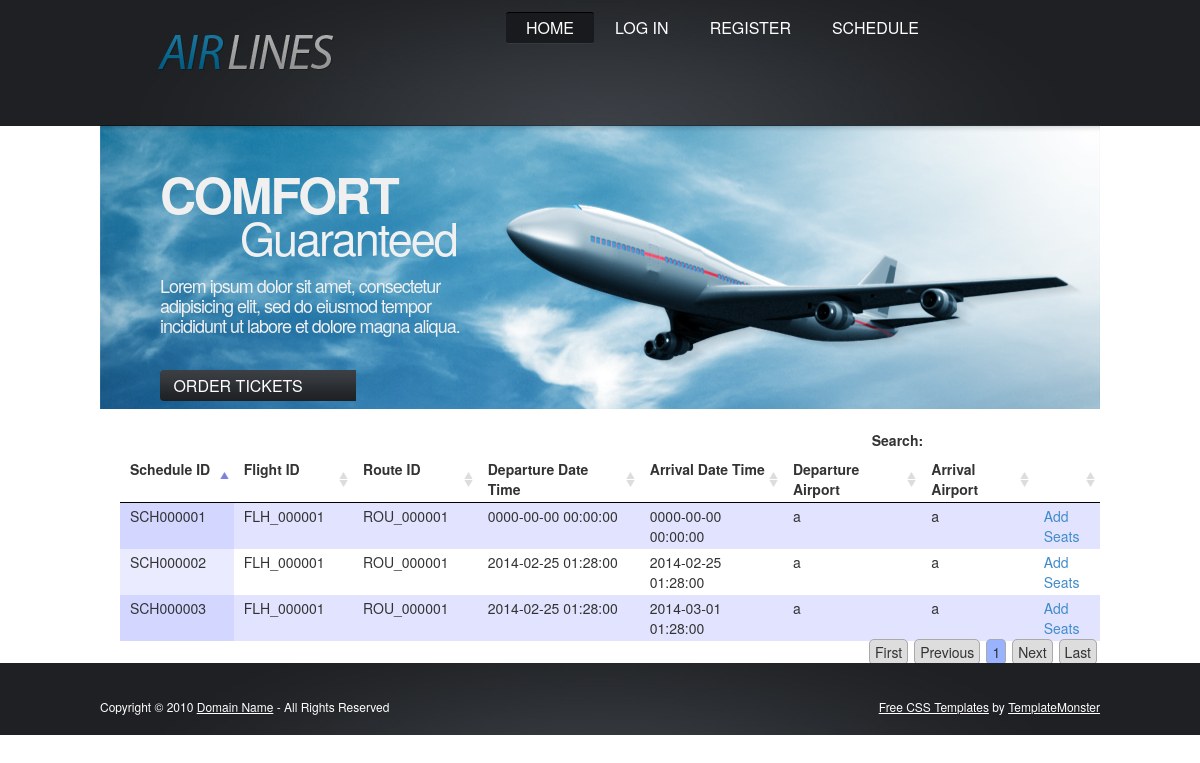
The page /schedules-display.php on the database as committed earlier.
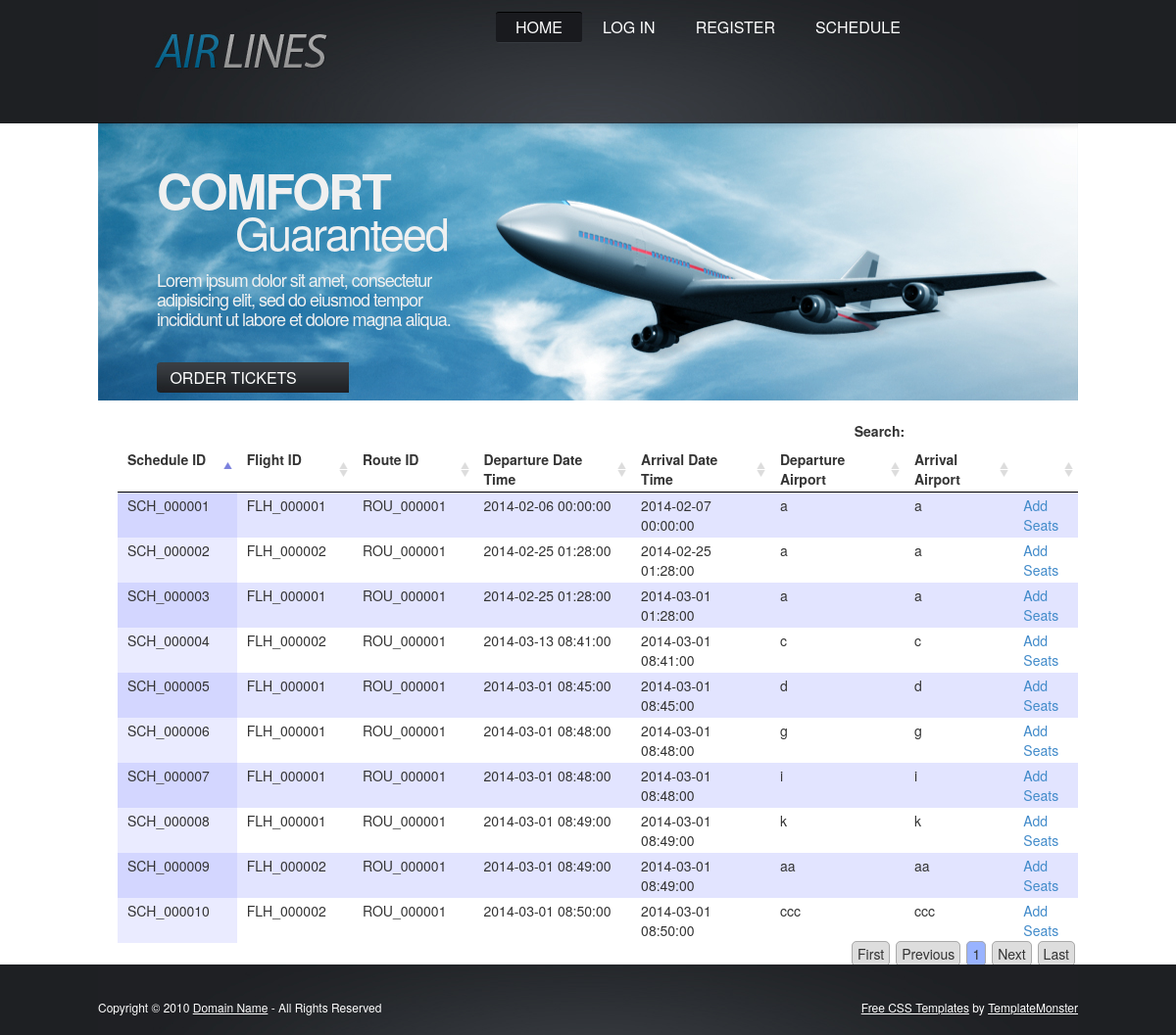
The same page on the database as committed later.
### tables this page shows
CREATE TABLE IF NOT EXISTS `schedules` (
  `schedule_id` varchar(15) NOT NULL,
  `flight_id` varchar(15) NOT NULL,
  `route_id` varchar(15) NOT NULL,
  `departure_datetime` datetime NOT NULL,
  `arrival_datetime` datetime NOT NULL,
  `departure_airport` varchar(50) NOT NULL,
  `arrival_airport` varchar(50) NOT NULL,
  `active` int(1) NOT NULL,
  `remark` varchar(255) NOT NULL,
  PRIMARY KEY (`schedule_id`)
);

### includes/includefiles.php (called while the page is built, shortened)
<?php
require_once("includes/loginFunction.php");
$objLogIn = new logIn;
$isLoggedIn = $objLogIn->isLoggedIn();
?>

### includes/loginFunction.php (called while the page is built, shortened)
<?php
class logIn {
    function isLoggedIn($role=null) {
        if (!isset($_SESSION['user']))
            return false;
        return true;
    }
}
?>

### schedules-display.php (the view, shortened to what this page needs)
<?php include('includes/includefiles.php'); ?>
<?php include('includes/header.php'); ?>
<link href="css/jquery.dataTables.css" rel="stylesheet" type="text/css" />
<div class="row">
    <div class="col-md-12">
        <table id="schedule-table">
            <thead>
            <th>Schedule ID</th>
            <th>Flight ID</th>
            <th>Route ID</th>
            <th>Departure Date Time</th>
            <th>Arrival Date Time</th>
            <th>Departure Airport</th>
            <th>Arrival Airport</th>
            <th></th>
            </thead>
            <tbody>
                <?php
                $sql = "SELECT schedules.* " .
                        "FROM schedules " .
                        "ORDER BY schedule_id";
                $result = mysql_query($sql) or die(mysql_error());
                ?>
                <?php while ($row = mysql_fetch_array($result)) { ?>
                    <tr>
                        <td><?php echo $row['schedule_id']; ?></td>
                        <td><?php echo $row['flight_id']; ?></td>
                        <td><?php echo $row['route_id']; ?></td>
                        <td><?php echo $row['departure_datetime']; ?></td>
                        <td><?php echo $row['arrival_datetime']; ?></td>
                        <td><?php echo $row['departure_airport']; ?></td>
                        <td><?php echo $row['arrival_airport']; ?></td>
                        <td><a href="seat-setup.php?schedule_id=<?php echo $row['schedule_id']; ?>">Add Seats</a></td>
                    </tr>
                <?php } ?>
            </tbody>
        </table>
    </div>
</div>
<?php include('includes/footer.php'); ?>

### includes/header.php (shortened to what this page needs)
<!DOCTYPE html>
<html lang="en">
    <head>
        <link rel="stylesheet" href="css/reset.css" type="text/css" media="all">
        <link rel="stylesheet" href="css/layout.css" type="text/css" media="all">
        <link rel="stylesheet" href="css/style.css" type="text/css" media="all">
        <link href="css/chosen.min.css" rel="stylesheet" type="text/css" />
        <link href="css/bootstrap.min.css" rel="stylesheet" type="text/css" />
        <link href="css/bootstrap-theme.min.css" rel="stylesheet" type="text/css" />
        <link href="css/custom-style.css" rel="stylesheet" type="text/css" />
        <link href="css/bootstrap-datetimepicker.min.css" rel="stylesheet" type="text/css" />
        <link rel="stylesheet" type="text/css" media="screen" href="css/bootstrap-datetimepicker.min.css" />
    </head>
    <body id="page1">
        <div class="body1">
            <div class="main">
                <header>
                    <div class="wrapper">
                        <h1><a href="index.html" id="logo">AirLines</a>
                        </h1>
                        <div class="right">
                            <nav>
                                <ul id="menu">
                                    <li id="menu_active"><a href="index.php">Home</a></li>
                                    <?php if ($isLoggedIn == false) { ?>
                                        <li><a href="login.php">Log In</a></li>
                                    <?php } else { ?>
                                        <li><a href="logout.php">Log Out</a></li>
                                    <?php } ?>
                                    <li><a href="register.php">Register</a></li>
                                    <li><a href="schedule.php">Schedule</a></li>
                                </ul>
                            </nav>
                        </div>
                    </div>
                </header>
            </div>
        </div>
        <div class="main">
            <div id="banner">
                <div class="text1"> COMFORT<span>Guaranteed</span>
                    <p>Lorem ipsum dolor sit amet, consectetur adipisicing elit, sed do eiusmod tempor incididunt ut labore et dolore magna aliqua.</p>
                </div>
                <a href="#" class="button_top">Order Tickets Online</a></div>
        </div>
        <div class="main">
            <section id="content">
                <article class="col2 pad_left1">

### includes/footer.php (shortened to what this page needs)
</article>
</section>
</div>
<div class="body2">
    <div class="main">
        <footer>
            <div class="footerlink">
                <p class="lf">Copyright &copy; 2010 <a href="#">Domain Name</a> - All Rights Reserved</p>
                <p class="rf"><a href="http://www.free-css.com/">Free CSS Templates</a> by <a href="http://www.templatemonster.com/">TemplateMonster</a></p>
            </div>
        </footer>
    </div>
</div>
</body>
</html>

### css/layout.css (style rules this page uses)
.col1, .col2, .col3, .cols { float:left; }
.col2 { width:544px; }
#page1 h1 { padding-top:33px; }
#page1 #menu { padding-top:12px; }
#page1 header { height:126px; }
#page1 #banner { background:url(../images/bg_img.jpg) 0 0 no-repeat; height:283px; padding:38px 0 0 60px; }

### css/style.css (style rules this page uses)
article, aside, audio, canvas, command, datalist, details, embed, figcaption, figure, footer, header, hgroup, keygen, meter, nav, output, progress, section, source, video { display:block; }
.right { float:right; }
.wrapper { width:100%; overflow:hidden; }
body { background:#fff; border:0; font:14px Arial, Helvetica, sans-serif; color:#3c4046; line-height:20px; min-width:1000px; }
.main { margin:0 auto; width:1000px; }
.body1 { background:url(../images/bg_top.jpg) top center no-repeat #1e2023; }
.body2 { background:url(../images/bg_bot.jpg) top center no-repeat #1e2023; }
a { color:#1e749a; text-decoration:underline; outline:none; }
h1 { font-size:20px; font-weight:400; text-transform:uppercase; line-height:26px; color:#fff; float:left; padding:23px 0 0 58px; }
p { padding-bottom:20px; }
header { width:100%; overflow:hidden; height:106px; }
header .right { width:600px; }
#logo { display:block; background:url(../images/logo.jpg) 0 0 no-repeat; width:176px; height:39px; text-indent:-5000px; }
#menu { float:left; padding-top:8px; padding-left:5px; width:570px; }
#menu li { float:left; padding-left:1px; }
#menu li a { display:block; font-size:16px; text-transform:uppercase; color:#fff; text-decoration:none; line-height:30px; behavior:url(../js/PIE.htc); position:relative; padding:0 20px; margin:1px 0; }
#menu li a:hover, #menu #menu_active a { border-bottom:1px solid #373b40; border-top:1px solid #000; background:#191a1e; border-radius:3px; -moz-border-radius:3px; -webkit-border-radius:3px; margin:0; }
#banner { background:url(../images/bg_img2.jpg) 0 0 no-repeat; height:211px; padding:30px 0 0 60px; }
.text1 { font-weight:600; color:#f0f0f0; font-size:50px; line-height:60px; width:330px; letter-spacing:-2px; }
.text1 span { font-size:45px; line-height:50px; display:block; padding-left:80px; margin-top:-12px; font-weight:400; letter-spacing:-2px; }
.text1 p { font-size:18px; line-height:20px; font-weight:400; padding:13px 0 25px 0; letter-spacing:-1px; }
.button_top { display:inline-block; background:url(../images/button_top.jpg) 0 0 no-repeat; font-size:16px; text-transform:uppercase; color:#fff; text-decoration:none; line-height:31px; padding-right:40px; text-align:center; width:196px; }
#content { width:100%; overflow:hidden; }
.pad_left1 { padding-left:50px; }
footer { padding:35px 0 0 0; height:72px; width:100%; overflow:hidden; font-size:12px; line-height:18px; color:#fff; text-align:center; }
.footerlink { padding:0; }
.footerlink p { margin:0; padding:0; line-height:normal; white-space:nowrap; text-indent:inherit; color:#fff; }
.footerlink a { color:#fff; font-weight:normal; margin:inherit; padding:inherit; border:none; text-decoration:underline; background-color:transparent; }
.footerlink .lf { float:left; }
.footerlink .rf { float:right; }
a { outline:none; }

### css/custom-style.css (style rules this page uses)
.pad_left1 { padding-left: 20px; padding-top: 20px; }
.body1 .main .wrapper h1 { margin:0px; }
.col2 { width: 100%; }

### schedules-display.php (style rules this page uses)
.col2 { width: 100%; }

Rows that differ between the two databases and show on the page:
removed schedules: schedule_id "SCH000001", flight "FLH_000001", route "ROU_000001", departure_datetime "0000-00-00 00:00:00", arrival_datetime "0000-00-00 00:00:00", departure_airport "a", arrival_airport "a"
removed schedules: schedule_id "SCH000002", flight "FLH_000001", route "ROU_000001", departure_datetime "2014-02-25 01:28:00", arrival_datetime "2014-02-25 01:28:00", departure_airport "a", arrival_airport "a"
removed schedules: schedule_id "SCH000003", flight "FLH_000001", route "ROU_000001", departure_datetime "2014-02-25 01:28:00", arrival_datetime "2014-03-01 01:28:00", departure_airport "a", arrival_airport "a"
added schedules: schedule_id "SCH_000001", flight "FLH_000001", route "ROU_000001", departure_datetime "2014-02-06 00:00:00", arrival_datetime "2014-02-07 00:00:00", departure_airport "a", arrival_airport "a"
added schedules: schedule_id "SCH_000002", flight "FLH_000002", route "ROU_000001", departure_datetime "2014-02-25 01:28:00", arrival_datetime "2014-02-25 01:28:00", departure_airport "a", arrival_airport "a"
added schedules: schedule_id "SCH_000003", flight "FLH_000001", route "ROU_000001", departure_datetime "2014-02-25 01:28:00", arrival_datetime "2014-03-01 01:28:00", departure_airport "a", arrival_airport "a"
added schedules: schedule_id "SCH_000004", flight "FLH_000002", route "ROU_000001", departure_datetime "2014-03-13 08:41:00", arrival_datetime "2014-03-01 08:41:00", departure_airport "c", arrival_airport "c"
added schedules: schedule_id "SCH_000005", flight "FLH_000001", route "ROU_000001", departure_datetime "2014-03-01 08:45:00", arrival_datetime "2014-03-01 08:45:00", departure_airport "d", arrival_airport "d"
added schedules: schedule_id "SCH_000006", flight "FLH_000001", route "ROU_000001", departure_datetime "2014-03-01 08:48:00", arrival_datetime "2014-03-01 08:48:00", departure_airport "g", arrival_airport "g"
added schedules: schedule_id "SCH_000007", flight "FLH_000001", route "ROU_000001", departure_datetime "2014-03-01 08:48:00", arrival_datetime "2014-03-01 08:48:00", departure_airport "i", arrival_airport "i"
added schedules: schedule_id "SCH_000008", flight "FLH_000001", route "ROU_000001", departure_datetime "2014-03-01 08:49:00", arrival_datetime "2014-03-01 08:49:00", departure_airport "k", arrival_airport "k"
added schedules: schedule_id "SCH_000009", flight "FLH_000002", route "ROU_000001", departure_datetime "2014-03-01 08:49:00", arrival_datetime "2014-03-01 08:49:00", departure_airport "aa", arrival_airport "aa"
added schedules: schedule_id "SCH_000010", flight "FLH_000002", route "ROU_000001", departure_datetime "2014-03-01 08:50:00", arrival_datetime "2014-03-01 08:50:00", departure_airport "ccc", arrival_airport "ccc"
